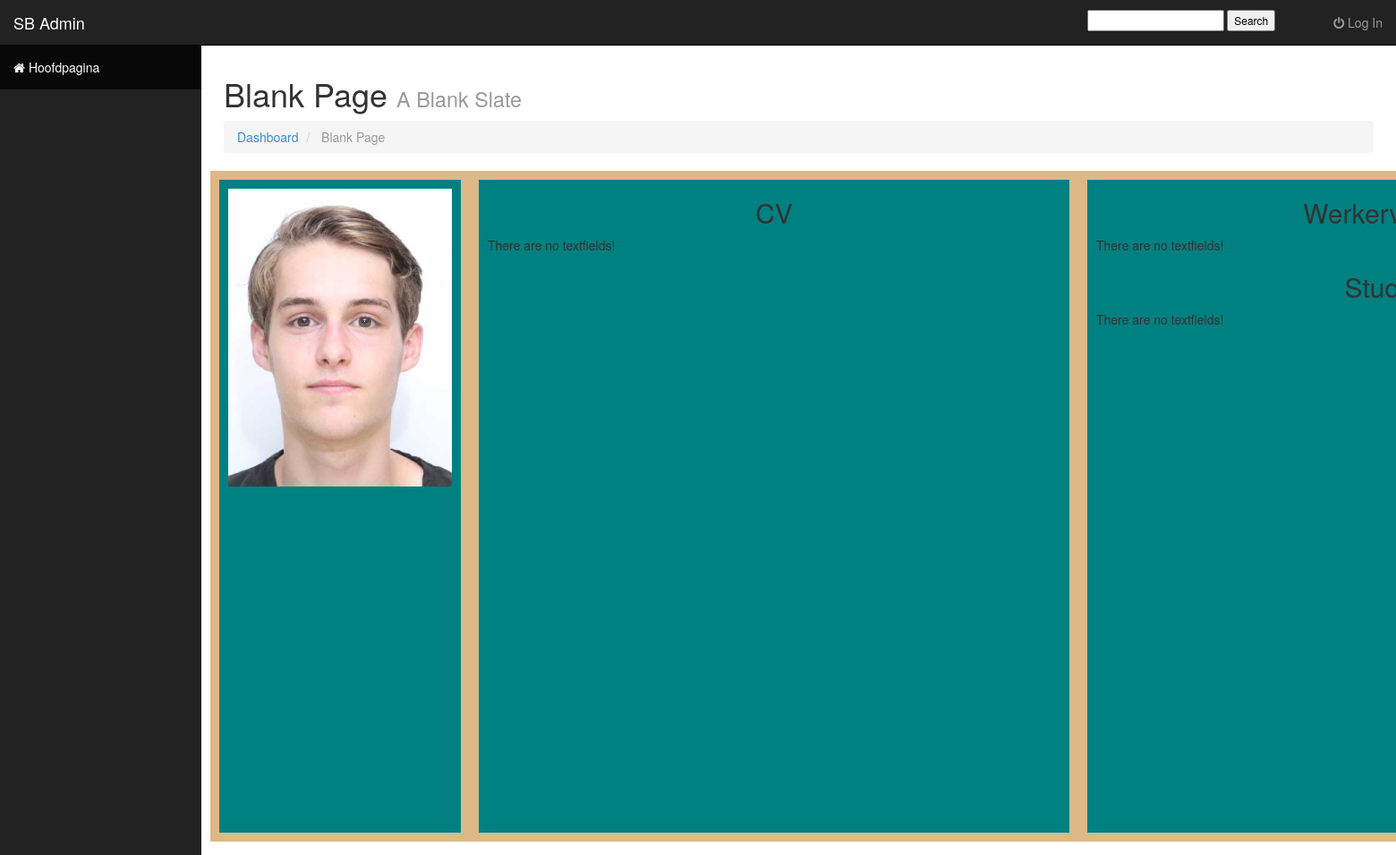
The page /Bootstrap/cv.php on the database as committed earlier.
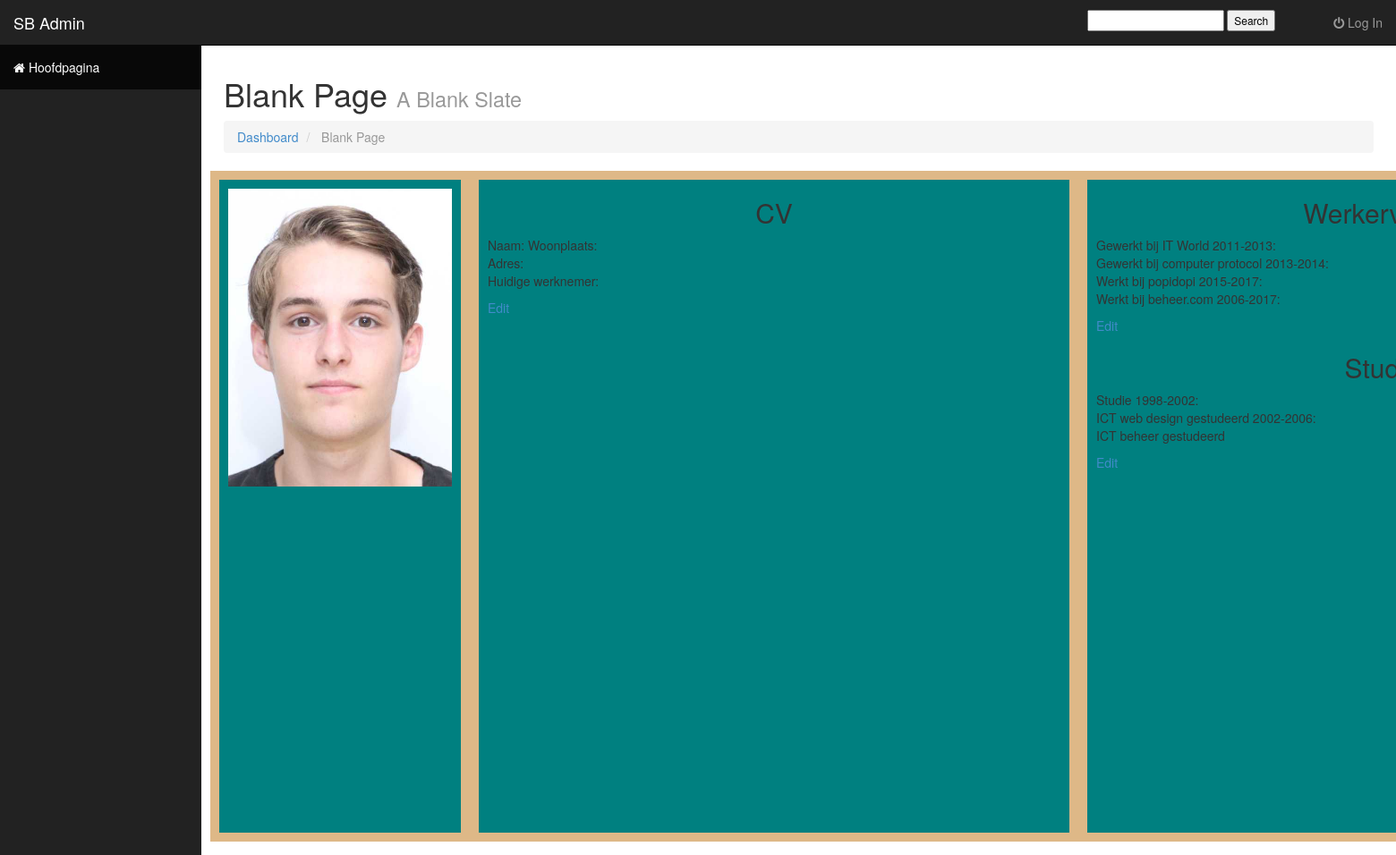
The same page on the database as committed later.
### tables this page shows
CREATE TABLE `text_cv` (
  `User_ID` int(11) NOT NULL,
  `cvID` int(11) NOT NULL,
  `Textarea` varchar(1500) DEFAULT NULL,
  `Werkervaring` varchar(1500) DEFAULT NULL,
  `Opleidingen` varchar(1500) DEFAULT NULL,
  `Persoonlijke_Gegevens` varchar(500) DEFAULT NULL,
  `Voorsteltekst` varchar(255) DEFAULT NULL
);

### Bootstrap/cv.php (the view, shortened to what this page needs)
<?php
  	include ('session.php');
  ?>
<!DOCTYPE html>
<html lang="en">
  <head>
    <link href="css/bootstrap.css" rel="stylesheet">
    <link href="css/sb-admin.css" rel="stylesheet">
    <link rel="stylesheet" href="font-awesome/css/font-awesome.min.css">
  </head>
  <body>
    <div id="wrapper">
      <nav class="navbar navbar-inverse navbar-fixed-top" role="navigation">
        <div class="navbar-header">
          <a class="navbar-brand" href="index.html">SB Admin</a>
        </div>
        <div class="collapse navbar-collapse navbar-ex1-collapse">
          <ul class="nav navbar-nav side-nav">
            <?php
                if(isset($_SESSION['login_user'])){
                    switch ($row['User_Type_ID']){
                        case 1:
                            echo '<li><a href="index.php"><i class="fa fa-home"></i> Hoofdpagina</a></li>
                                <li><a href="fotogalerij.php"><i class="fa fa-camera"></i> Fotogalerij</a></li>
                                <li class="active"><a href="cv.php"><i class="fa fa-table"></i> CV en Werkervaring</a></li>
                                <li><a href="Gastenboek.php"><i class="fa fa-edit"></i> Gastenboek</a></li>
                                <li><a href="contact.php"><i class="fa fa-envelope"></i> Contact Opnemen</a></li>
                                <li><a href="styling.php"><i class="fa fa-wrench"></i> Styling</a></li>
                                <li><a href="beoordeling.php"><i class="fa fa-trophy"></i> Beoordeling</a></li>
                                <li><a href="studentenoverzicht.php"><i class="fa fa-list-alt"></i> Overzicht alle studenten</a></li>
                                <li><a href="registration.php"><i class="fa fa-list-alt"></i> Registratie </a></li>';
                            break;
                        case 2:
                            echo '<li><a href="index.php"><i class="fa fa-home"></i> Hoofdpagina</a></li>
                                <li><a href="fotogalerij.php"><i class="fa fa-camera"></i> Fotogalerij</a></li>
                                <li class="active"><a href="cv.php"><i class="fa fa-table"></i> CV en Werkervaring</a></li>
                                <li><a href="Gastenboek.php"><i class="fa fa-edit"></i> Gastenboek</a></li>
                                <li><a href="contact.php"><i class="fa fa-envelope"></i> Contact Opnemen</a></li>
                                <li><a href="styling.php"><i class="fa fa-wrench"></i> Styling</a></li>
                                <li><a href="beoordeling.php"><i class="fa fa-trophy"></i> Beoordeling</a></li>
                                <li><a href="studentenoverzicht.php"><i class="fa fa-list-alt"></i> Overzicht alle studenten</a></li>
                                <li><a href="registration.php"><i class="fa fa-list-alt"></i> Registratie </a></li>';
                            break;
                        case 5:
                            echo '<li><a href="index.php"><i class="fa fa-home"></i> Hoofdpagina</a></li>
                                <li><a href="fotogalerij.php"><i class="fa fa-camera"></i> Fotogalerij</a></li>
                                <li><a href="Gastenboek.php"><i class="fa fa-edit"></i> Gastenboek</a></li>
                                <li><a href="contact.php"><i class="fa fa-envelope"></i> Contact Opnemen</a></li>
                                <li><a href="beoordeling.php"><i class="fa fa-trophy"></i> Beoordeling</a></li>
                                <li><a href="studentenoverzicht.php"><i class="fa fa-list-alt"></i> Overzicht alle studenten</a></li>';
                            break;
                        case 4:
                            echo '<li><a href="index.php"><i class="fa fa-home"></i> Hoofdpagina</a></li>
                                <li class="active"><a href="cv.php"><i class="fa fa-table"></i> CV en Werkervaring</a></li>
                                <li><a href="fotogalerij.php"><i class="fa fa-camera"></i> Fotogalerij</a></li>
                                <li><a href="Gastenboek.php"><i class="fa fa-edit"></i> Gastenboek</a></li>
                                <li><a href="styling.php"><i class="fa fa-wrench"></i> Styling</a></li>
                                <li><a href="contact.php"><i class="fa fa-envelope"></i> Contact Opnemen</a></li>';
                            break;
                        case 6:
                            echo '<li><a href="index.php"><i class="fa fa-home"></i> Hoofdpagina</a></li>
                                <li><a href="fotogalerij.php"><i class="fa fa-camera"></i> Fotogalerij</a></li>
                                <li><a href="Gastenboek.php"><i class="fa fa-edit"></i> Gastenboek</a></li>
                                <li><a href="studentenoverzicht.php"><i class="fa fa-list-alt"></i> Overzicht alle studenten</a></li>
                                <li><a href="contact.php"><i class="fa fa-envelope"></i> Contact Opnemen</a></li>';
                            break;
                        case 7:
                            echo '<li><a href="index.php"><i class="fa fa-home"></i> Hoofdpagina</a></li>
                                <li><a href="fotogalerij.php"><i class="fa fa-camera"></i> Fotogalerij</a></li>
                                <li><a href="Gastenboek.php"><i class="fa fa-edit"></i> Gastenboek</a></li>
                                <li><a href="contact.php"><i class="fa fa-envelope"></i> Contact Opnemen</a></li>';
                            break;
                    }
                }
                else{
                    echo '<li class="active"><a href="index.php"><i class="fa fa-home"></i> Hoofdpagina</a></li>';
                }
            ?>
          </ul>
          <ul class="nav navbar-nav navbar-right navbar-user">
              <li class ='dropdown-header'>
                    <form  method="post" action="search_submit.php?go"  id="searchform" style="padding-top:4%;">
                    <input  type="text" name="name">
                    <input  type="submit" name="submit" value="Search">
                    </form>
              </li>
            <li class="dropdown user-dropdown">
                <a href="#" class="dropdown-toggle" data-toggle="dropdown">
                    <?php
                    if($_SESSION['login_user'] != null){
                        echo $row['User_Name'];
                        echo '<ul class="dropdown-menu">
                        <li><a href="logout.php"><i class="fa fa-power-off"></i> Log Out</a></li>
                        </ul>';
                    }else {
                        echo '<li><a href="login.php"><i class="fa fa-power-off"></i> Log In</a></li>';
                    }
                    ?>
            </li>
          </ul>
        </div>
      </nav>
      <div id="page-wrapper">
                <div class="row">
                    <div class="col-lg-12">
                        <h1>Blank Page <small>A Blank Slate</small></h1>
                        <ol class="breadcrumb">
                            <li><a href="index.html"><i class="icon-dashboard"></i> Dashboard</a></li>
                            <li class="active"><i class="icon-file-alt"></i> Blank Page</li>
                        </ol>
                    </div>
                    <div class="frontendcv">
                        <div class="infocv">
                            <div class="pasfotocv">
                                <img src="img/Pasfoto.jpg" alt="pasfoto">
                            </div>
                        </div>
                        <div class="cv">
                            <h2>CV</h2>
                            <?php
                            $DBConnect = mysqli_connect("localhost", "root", "");
                            if ($DBConnect === FALSE)
                            {
                                echo "<p>Unable to connect to the database server.</p>" . "<p>Error code " . mysqli_error() . ": " . mysqli_error() . "</p>";
                            } else
                            {
                                $DBName = "project_portfolio";
                                if (!mysqli_select_db($DBConnect, $DBName))
                                {
                                    echo "<p>Er is geen cv tekst</p>";
                                } else
                                {
                                    $TableName = "Text_CV";
                                    $SQLstring = "SELECT * FROM $TableName";
                                    $QueryResult = mysqli_query($DBConnect, $SQLstring);
                                    if (mysqli_num_rows($QueryResult) == 0)
                                    {
                                        echo "<p>There are no textfields!</p>";
                                    } else
                                    {
                                        while ($Row = mysqli_fetch_assoc($QueryResult))
                                        {
                                            echo "<p>{$Row['Textarea']}</p>";
                                            echo "<p><a href ='cvtext_edit.php?cvID=" . $Row['cvID'] . "'>Edit</a><p>";
                                        }
                                    }
                                }
                            }
                            ?>
                        </div>
                        <div class="we">
                            <h2>Werkervaring</h2>
                              <?php
                            $DBConnect = mysqli_connect("localhost", "root", "");
                            if ($DBConnect === FALSE)
                            {
                                echo "<p>Unable to connect to the database server.</p>" . "<p>Error code " . mysqli_error() . ": " . mysqli_error() . "</p>";
                            } else
                            {
                                $DBName = "project_portfolio";
                                if (!mysqli_select_db($DBConnect, $DBName))
                                {
                                    echo "<p>Er is geen cv tekst</p>";
                                } else
                                {
                                    $TableName = "Text_CV";
                                    $SQLstring = "SELECT * FROM $TableName";
                                    $QueryResult = mysqli_query($DBConnect, $SQLstring);
                                    if (mysqli_num_rows($QueryResult) == 0)
                                    {
                                        echo "<p>There are no textfields!</p>";
                                    } else
                                    {
                                        while ($Row = mysqli_fetch_assoc($QueryResult))
                                        {
                                            echo "<p>{$Row['Werkervaring']}</p>";
                                            echo "<p><a href ='cvwerkervaring_edit.php?cvID=" . $Row['cvID'] . "'>Edit</a><p>";
                                        }
                                    }
                                }
                            }
                            ?>
                            <h2>Studie</h2>
                            <?php
                            $DBConnect = mysqli_connect("localhost", "root", "");
                            if ($DBConnect === FALSE)
                            {
                                echo "<p>Unable to connect to the database server.</p>" . "<p>Error code " . mysqli_error() . ": " . mysqli_error() . "</p>";
                            } else
                            {
                                $DBName = "project_portfolio";
                                if (!mysqli_select_db($DBConnect, $DBName))
                                {
                                    echo "<p>Er is geen cv tekst</p>";
                                } else
                                {
                                    $TableName = "Text_CV";
                                    $SQLstring = "SELECT * FROM $TableName";
                                    $QueryResult = mysqli_query($DBConnect, $SQLstring);
                                    if (mysqli_num_rows($QueryResult) == 0)
                                    {
                                        echo "<p>There are no textfields!</p>";
                                    } else
                                    {
                                        while ($Row = mysqli_fetch_assoc($QueryResult))
                                        {
                                            echo "<p>{$Row['Opleidingen']}</p>";
                                            echo "<p><a href ='cvopleidingen_edit.php?cvID=" . $Row['cvID'] . "'>Edit</a><p>";
                                        }
                                    }
                                }
                            }
                            ?>
                        </div>
                    </div>
                </div>
            </div>
    </div>
  </body>
</html>

Rows that differ between the two databases and show on the page:
added text_cv: Textarea "Naam: Woonplaats: Adres: Huidige werknemer:", Werkervaring "Gewerkt bij IT World 2011-2013: Gewerkt bij computer protocol 2013-2014: Werkt bij popidopi 2015-2017: Werkt bij beheer.com 2006-2017:", Opleidingen "Studie 1998-2002: ICT web design gestudeerd 2002-2006: ICT beheer gestudeerd"
Other text that changed with them:
text no longer shown: "There are no textfields! There are no textfields! There are no textfields!"
